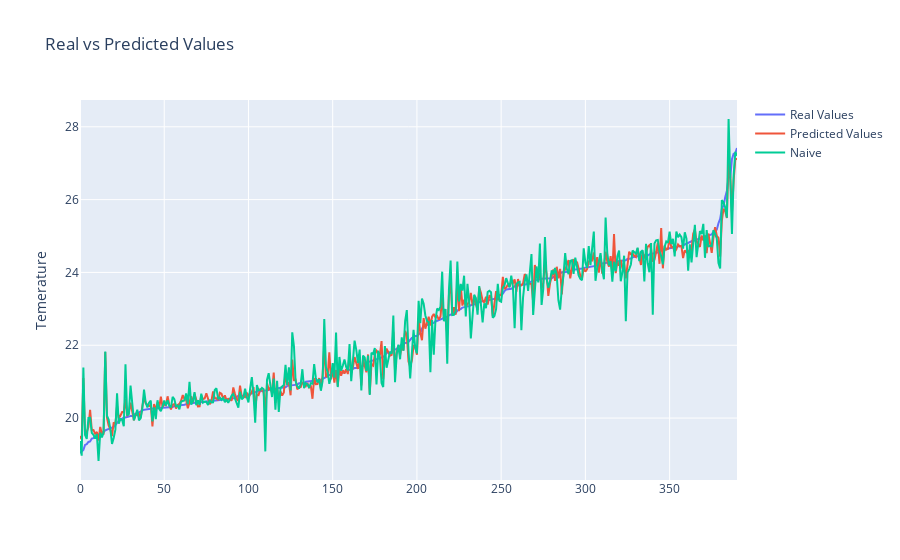

Source (notebook cell):
### Code cell
fig = go.Figure()
fig.add_trace(go.Scatter(x=df.index, y=df['Real'], mode='lines', name='Real Values'))
fig.add_trace(go.Scatter(x=df.index, y=df['Predicted'], mode='lines', name='Predicted Values'))
fig.add_trace(go.Scatter(x=df.index, y=df['Naive'], mode='lines', name='Naive'))
fig.update_layout(title='Real vs Predicted Values',
                   xaxis_title='',
                   yaxis_title='Temerature')

### Figure 1 — Plotly figure (JSON) as saved in the notebook; plotly's stock layout.template omitted (floating-point values rounded to 4 significant figures; data arrays with more than 128 entries replaced by an {"elided": "..."} marker saying what was removed)
{"data": [{"mode": "lines", "name": "Real Values", "type": "scatter", "x": {"elided": "391 int values"}, "y": {"elided": "391 float values"}}, {"mode": "lines", "name": "Predicted Values", "type": "scatter", "x": {"elided": "391 int values"}, "y": {"elided": "391 float values"}}, {"mode": "lines", "name": "Naive", "type": "scatter", "x": {"elided": "391 int values"}, "y": {"elided": "391 float values"}}], "layout": {"title": {"text": "Real vs Predicted Values"}, "xaxis": {"title": {"text": ""}}, "yaxis": {"title": {"text": "Temerature"}}}}
